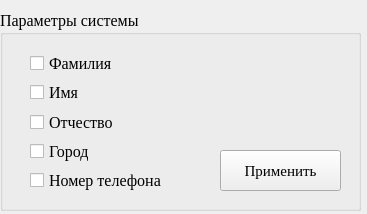
<?xml version="1.0" encoding="UTF-8"?>
<ui version="4.0">
 <class>settings</class>
 <widget class="QWidget" name="settings">
  <property name="geometry">
   <rect>
    <x>0</x>
    <y>0</y>
    <width>367</width>
    <height>214</height>
   </rect>
  </property>
  <property name="windowTitle">
   <string>Form</string>
  </property>
  <widget class="QGroupBox" name="groupBox">
   <property name="geometry">
    <rect>
     <x>0</x>
     <y>10</y>
     <width>361</width>
     <height>201</height>
    </rect>
   </property>
   <property name="font">
    <font>
     <family>Times New Roman</family>
     <pointsize>12</pointsize>
    </font>
   </property>
   <property name="title">
    <string>Параметры системы</string>
   </property>
   <widget class="QPushButton" name="pushButton">
    <property name="geometry">
     <rect>
      <x>220</x>
      <y>140</y>
      <width>121</width>
      <height>41</height>
     </rect>
    </property>
    <property name="font">
     <font>
      <family>Times New Roman</family>
      <pointsize>11</pointsize>
     </font>
    </property>
    <property name="text">
     <string>Применить</string>
    </property>
   </widget>
   <widget class="QWidget" name="layoutWidget">
    <property name="geometry">
     <rect>
      <x>30</x>
      <y>41</y>
      <width>181</width>
      <height>141</height>
     </rect>
    </property>
    <layout class="QVBoxLayout" name="verticalLayout">
     <item>
      <widget class="QCheckBox" name="checkBox">
       <property name="enabled">
        <bool>true</bool>
       </property>
       <property name="font">
        <font>
         <family>Times New Roman</family>
         <pointsize>12</pointsize>
        </font>
       </property>
       <property name="text">
        <string>Фамилия</string>
       </property>
      </widget>
     </item>
     <item>
      <widget class="QCheckBox" name="checkBox_2">
       <property name="font">
        <font>
         <family>Times New Roman</family>
         <pointsize>12</pointsize>
        </font>
       </property>
       <property name="text">
        <string>Имя</string>
       </property>
      </widget>
     </item>
     <item>
      <widget class="QCheckBox" name="checkBox_3">
       <property name="font">
        <font>
         <family>Times New Roman</family>
         <pointsize>12</pointsize>
        </font>
       </property>
       <property name="text">
        <string>Отчество</string>
       </property>
      </widget>
     </item>
     <item>
      <widget class="QCheckBox" name="checkBox_4">
       <property name="font">
        <font>
         <family>Times New Roman</family>
         <pointsize>12</pointsize>
        </font>
       </property>
       <property name="text">
        <string>Город</string>
       </property>
      </widget>
     </item>
     <item>
      <widget class="QCheckBox" name="checkBox_5">
       <property name="font">
        <font>
         <family>Times New Roman</family>
         <pointsize>12</pointsize>
        </font>
       </property>
       <property name="text">
        <string>Номер телефона</string>
       </property>
      </widget>
     </item>
    </layout>
   </widget>
  </widget>
 </widget>
 <resources/>
 <connections/>
</ui>
